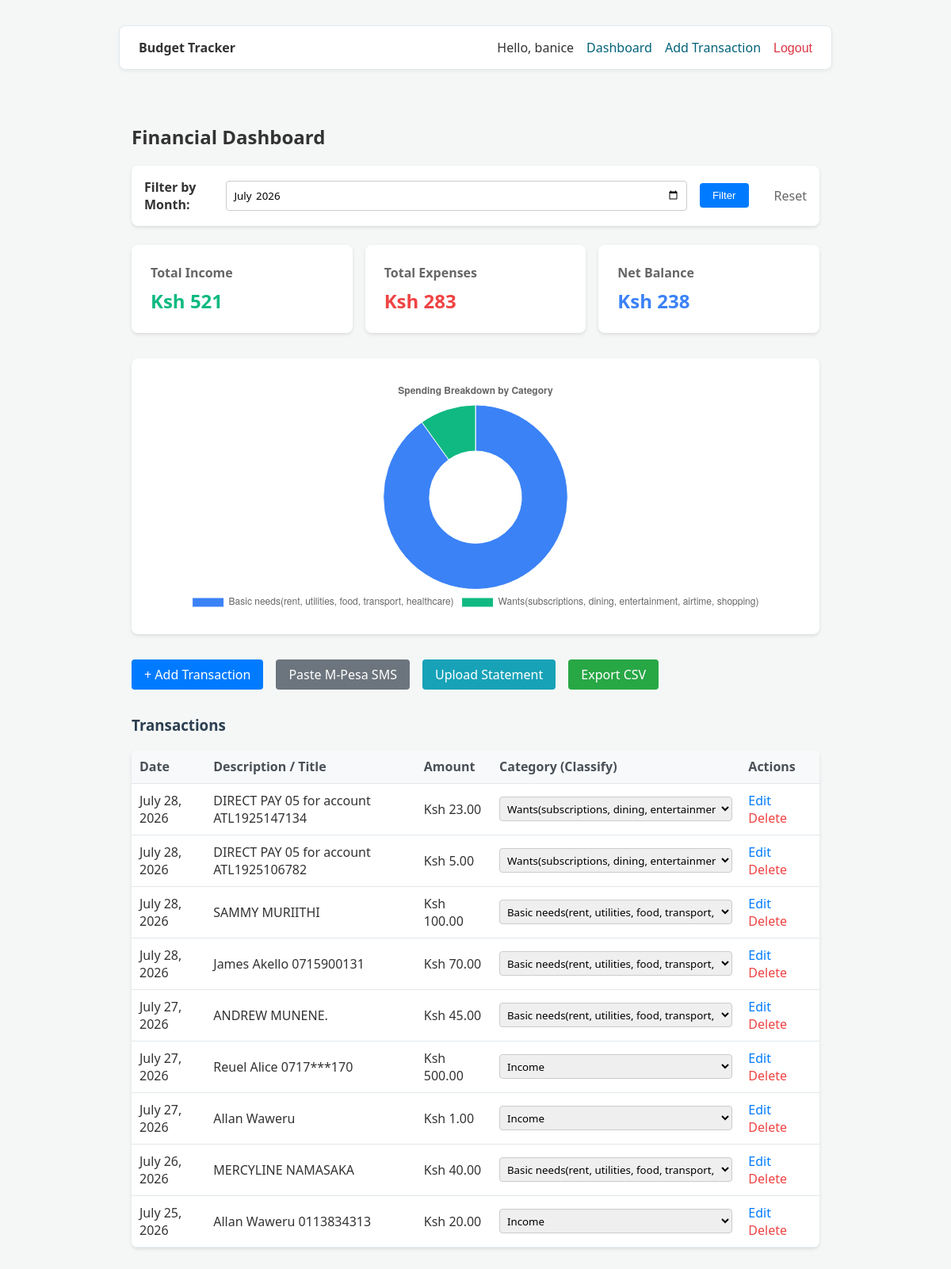
The app's page / (signed in) with its own data.
### Expenses/models.py (models this page shows, shortened)
class Transaction(models.Model):
    user = models.ForeignKey(User, on_delete=models.CASCADE)
    title = models.CharField(max_length=100)
    category = models.ForeignKey(Category, on_delete=models.CASCADE)
    amount = models.DecimalField(max_digits=10, decimal_places=2)
    description = models.CharField(max_length=255)
    date = models.DateField()
    notes = models.TextField(blank=True, null=True)
    is_favorite = models.BooleanField(default=False)

class Category(models.Model):
    name = models.CharField(max_length=100)
    is_income = models.BooleanField(default=False)
    class Meta:
        verbose_name_plural = "Categories"

### Expenses/views.py (the view, shortened to what this page needs)
# urls.py: path('', views.dashboard, name='dashboard'),
@login_required
def dashboard(request):
    if request.method == 'POST':
        form = TransactionForm(request.POST, user=request.user)
        if form.is_valid():
            transaction = form.save(commit=False)
            transaction.user = request.user
            transaction.save()
            return redirect('dashboard')
    else:
        form = TransactionForm()
    today = datetime.date.today()
    year = today.year
    month = today.month
    selected_month = request.GET.get('month')
    current_month_value = f"{year}-{month:02d}"
    transactions = Transaction.objects.filter(
        user=request.user,
        date__year=year,
        date__month=month
    ).order_by('-date')
    categories = Category.objects.all()
    total_income = (
        transactions.filter(category__is_income=True).aggregate(Sum('amount'))['amount__sum'] or 0
    )
    total_expense_by_category = (
        transactions.filter(category__is_income=False)
        .values('category__name')
        .annotate(total=Sum('amount'))
        .order_by('-total')
    )
    total_expense = sum(item['total'] for item in total_expense_by_category)
    balance = total_income - total_expense
    chart_labels = [item['category__name'] for item in total_expense_by_category]
    chart_data = [float(item['total']) for item in total_expense_by_category]
    context = {
        'form': form,
        'transactions': transactions,
        'categories': categories,
        'total_income': total_income,
        'total_expense': total_expense,
        'balance': balance,
        'chart_labels': chart_labels,
        'chart_data': chart_data,
        'current_month_value': current_month_value,
    }
    return render(request, 'expenses/dashboard.html', context)

### Expenses/forms.py
class TransactionForm(forms.ModelForm):
    class Meta:
        model = Transaction
        fields = ['title', 'amount', 'category', 'date', 'description']
        widgets = {
            'date': forms.DateInput(attrs={'type': 'date'}),
        }
    def __init__(self, *args, **kwargs):
        kwargs.pop('user', None)
        super().__init__(*args, **kwargs)
        self.fields['category'].queryset = Category.objects.all()
        self.fields['category'].empty_label = "Select a Category"

### Expenses/templates/expenses/dashboard.html (shortened to what this page needs)
{% extends 'expenses/base.html' %}
{% block content %}
<div style="max-width: 1000px; margin: 2rem auto; padding: 1rem;">
    <h2>Financial Dashboard</h2>
    <div style="margin-bottom: 1.5rem; background: white; padding: 1rem; border-radius: 8px; box-shadow: 0 2px 4px rgba(0,0,0,0.1);">
        <form method="GET" style="display: flex; gap: 1rem; align-items: center;">
            <label for="month" style="font-weight: bold;">Filter by Month:</label>
            <input type="month" id="month" name="month" value="{{ current_month_value }}" style="padding: 0.5rem; border: 1px solid #ccc; border-radius: 4px;">
            <button type="submit" style="padding: 0.5rem 1rem; background: #007bff; color: white; border: none; border-radius: 4px; cursor: pointer;">Filter</button>
            <a href="{% url 'dashboard' %}" style="text-decoration: none; color: #666; margin-left: 1rem;">Reset</a>
        </form>
    </div>
    <div style="display: grid; grid-template-columns: repeat(auto-fit, minmax(200px, 1fr)); gap: 1rem; margin-bottom: 2rem;">
        <div style="background: white; padding: 1.5rem; border-radius: 8px; box-shadow: 0 2px 4px rgba(0,0,0,0.1);">
            <h4 style="margin: 0; color: #666;">Total Income</h4>
            <p style="font-size: 1.5rem; font-weight: bold; color: #10b981; margin: 0.5rem 0 0 0;">Ksh {{ total_income }}</p>
        </div>
        <div style="background: white; padding: 1.5rem; border-radius: 8px; box-shadow: 0 2px 4px rgba(0,0,0,0.1);">
            <h4 style="margin: 0; color: #666;">Total Expenses</h4>
            <p style="font-size: 1.5rem; font-weight: bold; color: #ef4444; margin: 0.5rem 0 0 0;">Ksh {{ total_expense }}</p>
        </div>
        <div style="background: white; padding: 1.5rem; border-radius: 8px; box-shadow: 0 2px 4px rgba(0,0,0,0.1);">
            <h4 style="margin: 0; color: #666;">Net Balance</h4>
            <p style="font-size: 1.5rem; font-weight: bold; color: #3b82f6; margin: 0.5rem 0 0 0;">Ksh {{ balance }}</p>
        </div>
    </div>
    <div style="background: white; padding: 1.5rem; border-radius: 8px; box-shadow: 0 2px 4px rgba(0,0,0,0.1); margin-bottom: 2rem;">
        <canvas id="expenseChart" style="max-height: 300px;"></canvas>
    </div>
    <div style="margin-bottom: 1.5rem; display: flex; flex-wrap: wrap; gap: 1rem;">
        <a href="{% url 'add_expense' %}" style="padding: 0.5rem 1rem; background: #007bff; color: white; text-decoration: none; border-radius: 4px;">+ Add Transaction</a>
        <a href="{% url 'manual_sms_sync' %}" style="padding: 0.5rem 1rem; background: #6c757d; color: white; text-decoration: none; border-radius: 4px;">Paste M-Pesa SMS</a>
        <a href="{% url 'upload_statement' %}" style="padding: 0.5rem 1rem; background: #17a2b8; color: white; text-decoration: none; border-radius: 4px;">Upload Statement</a>
        <a href="{% url 'export_csv' %}" style="padding: 0.5rem 1rem; background: #28a745; color: white; text-decoration: none; border-radius: 4px;">Export CSV</a>
    </div>
    <h3 style="margin-top: 2rem;">Transactions</h3>
    <table style="width: 100%; border-collapse: collapse; background: white; border-radius: 8px; overflow: hidden; box-shadow: 0 2px 4px rgba(0,0,0,0.1);">
        <thead>
            <tr style="background: #f8f9fa; text-align: left;">
                <th style="padding: 10px;">Date</th>
                <th style="padding: 10px;">Description / Title</th>
                <th style="padding: 10px;">Amount</th>
                <th style="padding: 10px;">Category (Classify)</th>
                <th style="padding: 10px;">Actions</th>
            </tr>
        </thead>
        <tbody>
            {% for t in transactions %}
            <tr style="border-top: 1px solid #eee;">
                <td style="padding: 10px;">{{ t.date }}</td>
                <td style="padding: 10px;">{{ t.title }}</td>
                <td style="padding: 10px;">Ksh {{ t.amount }}</td>
                <td style="padding: 10px;">
                    <form action="{% url 'classify_transaction' t.id %}" method="POST" style="margin: 0;">
                        <select name="category" onchange="this.form.submit()" style="padding: 0.3rem; border-radius: 4px; border: 1px solid #ccc;" aria-label="Select category">
                            {% for cat in categories %}
                                <option value="{{ cat.id }}" {% if t.category == cat %}selected{% endif %}>{{ cat.name }}</option>
                            {% endfor %}
                        </select>
                    </form>
                </td>
                <td style="padding: 10px;">
                    <a href="{% url 'edit_expense' t.id %}" style="color: #007bff; text-decoration: none; margin-right: 10px;">Edit</a>
                    <a href="{% url 'delete_transaction' t.id %}" style="color: #ef4444; text-decoration: none;">Delete</a>
                </td>
            </tr>
            {% empty %}
            <tr>
                <td colspan="5" style="text-align: center; padding: 20px; color: #666;">No transactions found for this month.</td>
            </tr>
            {% endfor %}
        </tbody>
    </table>
</div>
<script>
    const ctx = document.getElementById('expenseChart').getContext('2d');
    const expenseChart = new Chart(ctx, {
        type: 'doughnut',
        data: {
            labels: {{ chart_labels|safe }},
            datasets: [{
                label: 'Amount (Ksh)',
                data: {{ chart_data|safe }},
                backgroundColor: [
                    '#3b82f6', '#10b981', '#f59e0b', '#ef4444', '#8b5cf6', '#ec4899', '#64748b'
                ],
                borderWidth: 1
            }]
        },
        options: {
            responsive: true,
            plugins: {
                legend: {
                    position: 'bottom'
                },
                title: {
                    display: true,
                    text: 'Spending Breakdown by Category'
                }
            }
        }
    });
</script>
{% endblock %}

### Expenses/templates/expenses/base.html (shortened to what this page needs)
<!DOCTYPE html>
<html lang="en">
<head>
</head>
<body>
    {% if user.is_authenticated %}
    <div class="navbar">
        <div><strong>Budget Tracker</strong></div>
        <div class="nav-links">
            <span>Hello, {{ user.username }}</span>
            <a href="{% url 'dashboard' %}">Dashboard</a>
            <a href="{% url 'add_expense' %}">Add Transaction</a>
            <form method="POST" action="{% url 'logout' %}" style="display:inline; margin:0;">
                <button type="submit" style="background:none; border:none; color:#dc3545; cursor:pointer; font-weight:500; padding:0; font-size:inherit;">Logout</button>
            </form>
        </div>
    </div>
    {% endif %}
    {% block content %}
    {% endblock %}
</body>
</html>

### Expenses/templates/expenses/base.html (style rules this page uses)
body { font-family: system-ui, sans-serif; max-width: 900px; margin: 2rem auto; padding: 0 1rem; background-color: #f4f7f6; color: #333; }
h1, h3 { color: #2c3e50; }
.navbar { display: flex; justify-content: space-between; align-items: center; background: white; padding: 1rem 1.5rem; border-radius: 8px; border: 1px solid #e1e8ed; margin-bottom: 2rem; box-shadow: 0 2px 4px rgba(0,0,0,0.05); }
.nav-links { display: flex; gap: 1rem; align-items: center; }
.nav-links a { text-decoration: none; color: #02627a; font-weight: 500; }
input, select, textarea { width: 100%; padding: 0.75rem; border: 1px solid #ccc; border-radius: 4px; font-family: inherit; box-sizing: border-box; }
table { width: 100%; border-collapse: collapse; background: white; box-shadow: 0 2px 4px rgba(0,0,0,0.05); border-radius: 8px; overflow: hidden; }
th, td { text-align: left; padding: 1rem; border-bottom: 1px solid #e1e8ed; }
th { background-color: #f8f9fa; font-weight: 600; color: #495057; }

### records on screen
Transaction: date "July 28, 2026", title "DIRECT PAY 05 for account ATL1925147134", amount "23.00", category "Wants(subscriptions, dining, entertainment, airtime, shopping)"
Transaction: date "July 28, 2026", title "DIRECT PAY 05 for account ATL1925106782", amount "5.00", category "Wants(subscriptions, dining, entertainment, airtime, shopping)"
Transaction: date "July 28, 2026", title "SAMMY MURIITHI", amount "100.00", category "Basic needs(rent, utilities, food, transport, healthcare)"
Transaction: date "July 28, 2026", title "James Akello 0715900131", amount "70.00", category "Basic needs(rent, utilities, food, transport, healthcare)"
Transaction: date "July 27, 2026", title "ANDREW MUNENE.", amount "45.00", category "Basic needs(rent, utilities, food, transport, healthcare)"
Transaction: date "July 27, 2026", title "Reuel Alice 0717***170", amount "500.00", category "Income"
Transaction: date "July 27, 2026", title "Allan Waweru", amount "1.00", category "Income"
Transaction: date "July 26, 2026", title "MERCYLINE NAMASAKA", amount "40.00", category "Basic needs(rent, utilities, food, transport, healthcare)"
Transaction: date "July 25, 2026", title "Allan Waweru 0113834313", amount "20.00", category "Income"

### other values on screen
{{ user.username }} "banice"
{{ total_income }} "521"
{{ total_expense }} "283"
{{ balance }} "238"
chart data {{ chart_data|safe }} [255.0, 28.0]
